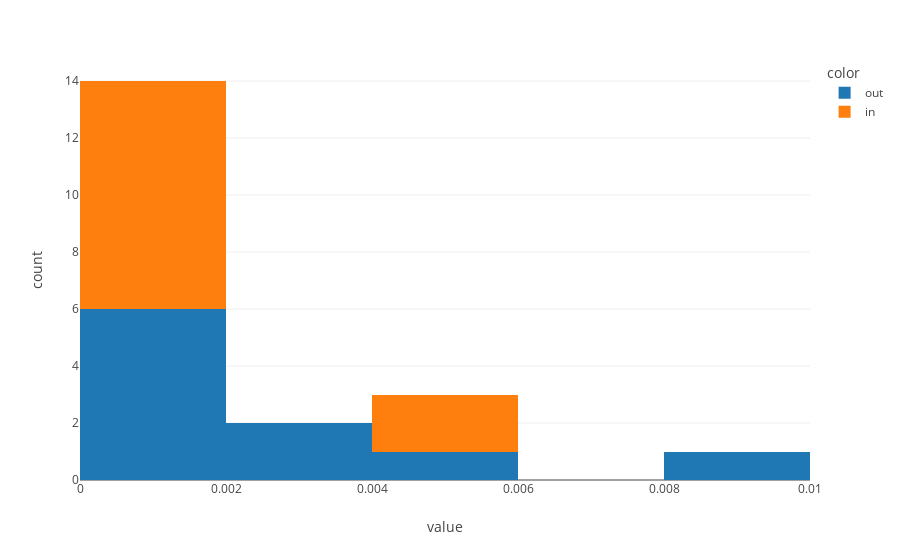

Here is the notebook cell this chart was saved with:
### Markdown cell above
## Results

### Code cell
px.histogram(
            distances['maha']['out'] + distances['maha']['in'], 
            color = ['out'] * len(distances['maha']['out']) + ['in'] * len(distances['maha']['in']), 
            template = 'none'
            )

### Figure 1 — Plotly figure (JSON) as saved in the notebook; plotly's stock layout.template omitted (floating-point values rounded to 4 significant figures)
{"data": [{"alignmentgroup": "True", "bingroup": "x", "hovertemplate": "color=out<br>value=%{x}<br>count=%{y}<extra></extra>", "legendgroup": "out", "marker": {"color": "#1F77B4", "pattern": {"shape": ""}}, "name": "out", "offsetgroup": "out", "orientation": "v", "showlegend": true, "type": "histogram", "x": [0.001304, 0.004255, 0.001139, 0.0005292, 0.0004218, 0.0003712, 0.009854, 0.0003728, 0.003856, 0.003153], "xaxis": "x", "yaxis": "y"}, {"alignmentgroup": "True", "bingroup": "x", "hovertemplate": "color=in<br>value=%{x}<br>count=%{y}<extra></extra>", "legendgroup": "in", "marker": {"color": "#FF7F0E", "pattern": {"shape": ""}}, "name": "in", "offsetgroup": "in", "orientation": "v", "showlegend": true, "type": "histogram", "x": [0.0004698, 0.0041, 0.0004797, 0.0004684, 0.0003334, 0.0003968, 0.004541, 0.0004458, 0.0005705, 0.0003427], "xaxis": "x", "yaxis": "y"}], "layout": {"barmode": "relative", "legend": {"title": {"text": "color"}, "tracegroupgap": 0}, "margin": {"t": 60}, "xaxis": {"anchor": "y", "domain": [0, 1], "title": {"text": "value"}}, "yaxis": {"anchor": "x", "domain": [0, 1], "title": {"text": "count"}}}}
